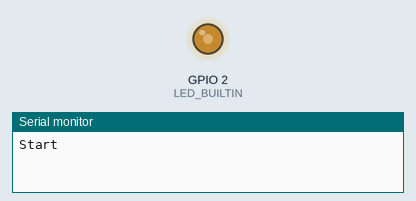
The sketch below on a simulated ESP8266 (NodeMCU). Parts: output pins drawn as LEDs (lit = HIGH, except the on-board LED, lit = LOW), the last lines printed to the serial monitor. WiFi joins after 1.5 s; servers stay silent unless stated; no MQTT or app messages arrive unless stated.

Above: at 3.1 s.
At 17.7 s:
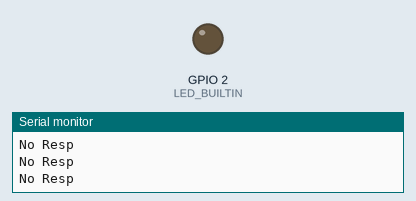
At 36.6 s:
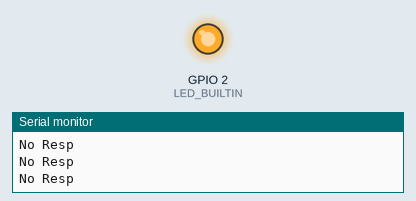
Timing chart, 0 to 40.0 s (numbered marks = the images above):
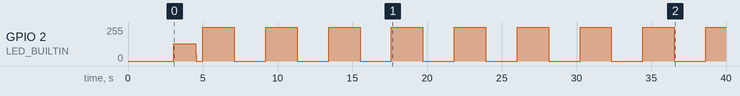

The sketch:

TA_Yaqin_ESP.ino
```cpp
#include <ESP8266WiFi.h>                  // Install esp8266 by ESP8266 Community version 2.7.1
#include <SoftwareSerial.h>
#include <PubSubClient.h>                 // Install Library by Nick O'Leary version 2.7.0

SoftwareSerial SerialSoft(14, 12);    // RX, TX
WiFiClient espClient;
PubSubClient client(espClient);

// Your WiFi credentials.
// Set password to "" for open networks.
char ssid[] = "nurulyakin";
char pass[] = "yakin3008";

#define MQTT_ID         "7912c119-3a3c-4127-ac2e-440aadd221218"

#define MQTT_BROKER     "broker.emqx.io"            //
#define MQTT_PORT       1883                        //
#define MQTT_USERNAME   ""                          // Change to your Username from Broker
#define MQTT_PASSWORD   ""                          // Change to your password from Broker
#define MQTT_TIMEOUT    10
#define MQTT_QOS        0
#define MQTT_RETAIN    false

uint32_t timer_serial;
uint32_t led_time;
bool has_data;

#define SERIAL_LEN   100

void setup()
{
  delay(3000);

  // Debug console
  Serial.begin(115200);

  // Talk to Arduino UNO
  SerialSoft.begin(9600);

  // LED Built In Indicator
  pinMode(LED_BUILTIN, OUTPUT);

  WiFi.disconnect(true);
  WiFi.mode(WIFI_STA);                            delay(10);
  ESP.wdtFeed();                                  yield();

  Serial.println("Start");
  timer_serial = millis();
}

void loop()
{
  if(WiFi.status() == WL_CONNECTED){
    if(client.connected()){
      client.loop();

      if((millis() - timer_serial) > 2000){
        timer_serial = millis();

        digitalWrite(LED_BUILTIN, !digitalRead(LED_BUILTIN));

        // String my_s = "UNO0100020003000400001AMAN";
        String my_s = "";

        do{
          if(SerialSoft.available() > 0){
            char d = (char) SerialSoft.read();
            timer_serial = millis();
          }
        }while((millis() - timer_serial) <= 100);

        SerialSoft.println("DATA");
        timer_serial = millis();
        do{
          if(SerialSoft.available() > 0){
            char d = (char) SerialSoft.read();
            if(d == '\n'){
              has_data = true;
              break;
            }
            else if(d == '\r'){ }
            else{ my_s += d;  }

            timer_serial = millis();
          }
        }while((millis() - timer_serial) <= 500);

        if(has_data){
          has_data = false;

          // "UNO0100020003000400001AMAN"
          // Serial.println(my_s);
          client.publish("samikro/data/project/4", my_s.c_str(),false);
        }
        else{
          Serial.println("No Resp");
        }
      }
    }
    else{
      client.disconnect();
      client.setServer(MQTT_BROKER, MQTT_PORT);

      uint8_t i;
      for(i = 0; i < MQTT_TIMEOUT; i++) {

        if( client.connect(MQTT_ID, MQTT_USERNAME, MQTT_PASSWORD) ){
          break;
        }

        delay(500);
        digitalWrite(LED_BUILTIN, !digitalRead(LED_BUILTIN));    // toggle led setiap 500ms
      }
    }
  }
  else{
    WiFi.begin(ssid, pass);
    while(WiFi.status() != WL_CONNECTED){
      yield();

      if((millis()-led_time) > 200){          // toggle led setiap 200ms
        digitalWrite(LED_BUILTIN, !digitalRead(LED_BUILTIN));
      }

      if(WiFi.status() == WL_CONNECTED){
        break;
      }
    }
  }
}
```
